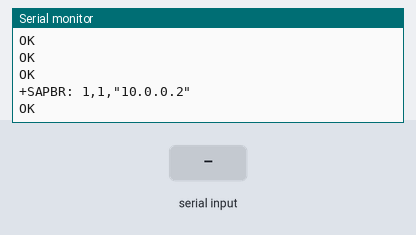
The sketch below on a simulated Arduino Uno, built with avr-gcc and run on an emulated ATmega328P. Parts: the last lines printed to the serial monitor. The test bench sets the inputs (shaded band). The modem accepts every AT command (registered, SIM ready, sends succeed) and sends nothing else.

Above: at 5.8 s.
5.9 s: "1" received over the second serial link
At 7.8 s:
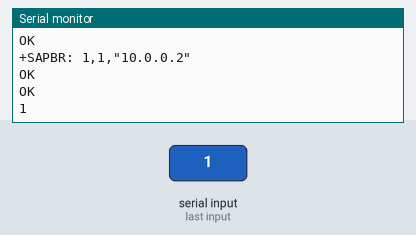
8.1 s: "0" received over the second serial link
At 9.4 s:
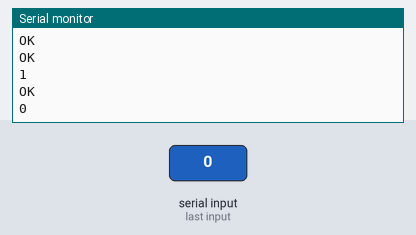
9.6 s: "2" received over the second serial link
At 14.5 s:
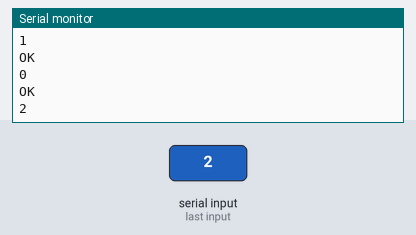

The sketch:

HTTP_gsm350_ok.ino
```cpp
#include <SoftwareSerial.h>

SoftwareSerial myGsm(7, 8);
String reading = "{\"bus_name\":\"HU-02\",  \"lat\" : 12.983027,  \"lng\" : 80.2594 }";
void setup()
{
  myGsm.begin(9600);
  Serial.begin(9600);
  delay(500);
  myGsm.println("AT+SAPBR=3,1,\"Contype\",\"GPRS\"");
  delay(1000);
  printSerialData();

  myGsm.println("AT+SAPBR=3,1,\"APN\",\"ufone.pinternet \"");//APN
  delay(1000);
  printSerialData();

  myGsm.println("AT+SAPBR=1,1");
  delay(1000);
  printSerialData();

  myGsm.println("AT+SAPBR=2,1");
  delay(1000);
  printSerialData();
  //  myGsm.println("AT+CIPSHUT");
  //  delay(1000);
  //  printSerialData();
  //
  //  myGsm.println("AT+CIPMUX=0");
  //  delay(2000);
  //  printSerialData();
  //
  //  myGsm.println("AT+CGATT=1");
  //  delay(1000);
  //  printSerialData();
  //
  //
  //  myGsm.println("AT+CSTT=\"Ufone.internet\",\"\",\"\"");//setting the APN,2nd parameter empty works for all networks
  //  delay(5000);
  //  printSerialData();
  //
  //  myGsm.println();
  //  myGsm.println("AT+CIICR");
  //  delay(6000);
  //  printSerialData();

}

void loop()
{
  myGsm.println("AT+HTTPINIT");
  //  myGsm.println("AT+CIFSR"); //init the HTTP request
  delay(2000);
  printSerialData();

  myGsm.println("AT+HTTPSSL=1");
  delay(2000);
  printSerialData();

  myGsm.println("AT+HTTPPARA=\"CID\",1");
  // myGsm.println("AT+CIPSTART=\"TCP\",\"122.178.80.228\",\"350\"");
  delay(5000);
  printSerialData();
  delay(5000);
  myGsm.println("AT+HTTPPARA=\"URL\",\"shielded-hollows-81695.herokuapp.com/live\"");
  // myGsm.println("AT+CIPSEND");
  delay(2000);
  printSerialData();

  myGsm.println("AT+HTTPPARA=\"CONTENT\",\"application/json\"");
  //sendtemp();
  delay(3000);
  //myGsm.println("AT+CIPCLOSE");
  printSerialData();

  myGsm.println("AT+HTTPDATA=" + String(reading.length()) + ",100000");
  //myGsm.println("AT+CIPSHUT");
  delay(1000);
  printSerialData();


  myGsm.println(reading);
  delay(1000);
  printSerialData();

  myGsm.println("AT+HTTPACTION=1");
  delay(1000);
  printSerialData();

  myGsm.println("AT+HTTPREAD");
  delay(1000);
  printSerialData();

//  myGsm.println("AT+HTTPTERM");
//  delay(1000);
//  printSerialData();

Serial.println("one request completed now waiting for 10 seconds");

delay(10000);

}


void printSerialData()
{
  while (myGsm.available() != 0)
    Serial.write(myGsm.read());
}

void sendtemp()
{
  //  temp = analogRead(tempPin);
  //  temp = temp * 0.48828125;
  //  Serial.print("TEMPERATURE = ");
  //  Serial.print(temp);
  //  Serial.print("*C");
  //  Serial.println();
  //  delay(5000);
  // myGsm.println(temp);
  // delay(3000);
  // printSerialData();
  // myGsm.write(0x1A);
  // delay(3000);
  //   printSerialData();


}
```

Measured:
- after the input at 5.9 s, the serial monitor: prints a new line after 0.73 s (image 1)
- after the input at 8.1 s, the serial monitor: prints a new line after 0.54 s (image 2)
- after the input at 9.6 s, the serial monitor: prints a new line after 4.1 s (image 3)
